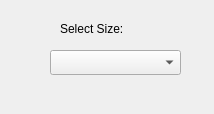
<?xml version="1.0" encoding="UTF-8"?>
<ui version="4.0">
 <class>SizePopup</class>
 <widget class="QWidget" name="SizePopup">
  <property name="geometry">
   <rect>
    <x>0</x>
    <y>0</y>
    <width>214</width>
    <height>114</height>
   </rect>
  </property>
  <property name="windowTitle">
   <string>Size</string>
  </property>
  <widget class="QLabel" name="sizeLabel">
   <property name="geometry">
    <rect>
     <x>60</x>
     <y>20</y>
     <width>141</width>
     <height>17</height>
    </rect>
   </property>
   <property name="text">
    <string>Select Size:</string>
   </property>
  </widget>
  <widget class="QComboBox" name="comboBox">
   <property name="geometry">
    <rect>
     <x>50</x>
     <y>50</y>
     <width>131</width>
     <height>25</height>
    </rect>
   </property>
   <property name="currentText">
    <string/>
   </property>
   <property name="insertPolicy">
    <enum>QComboBox::NoInsert</enum>
   </property>
  </widget>
 </widget>
 <resources/>
 <connections/>
</ui>
